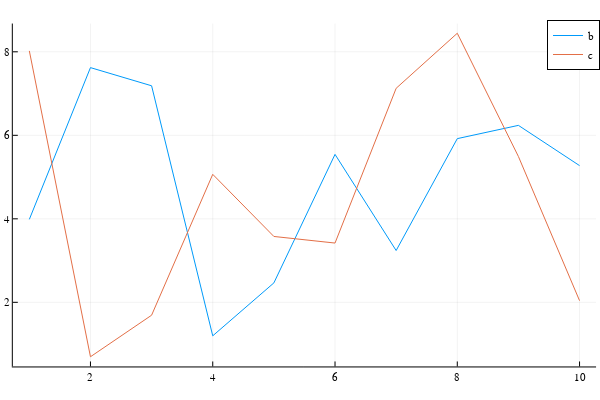

Notebook code cell kept with this figure:
### Code cell
# Pkg.add("StatsPlots")
using StatsPlots # Required for the DataFrame user recipe
# Now let's create the DataFrame
using DataFrames
df = DataFrame(a = 1:10, b = 10 * rand(10), c = 10 * rand(10))
# Plot the DataFrame by declaring the points by the column names
@df df plot(:a, [:b :c]) # x = :a, y = [:b :c]. Notice this is two columns!

### Figure 1 — Plotly figure (JSON) as saved in the notebook; plotly's stock layout.template omitted (floating-point values rounded to 4 significant figures)
{"data": [{"colorbar": {"title": ""}, "legendgroup": "b", "line": {"color": "rgba(0, 154, 250, 1.000)", "dash": "solid", "shape": "linear", "width": 1}, "mode": "lines", "name": "b", "showlegend": true, "type": "scatter", "x": [1, 2, 3, 4, 5, 6, 7, 8, 9, 10], "xaxis": "x", "y": [3.987, 7.621, 7.186, 1.197, 2.465, 5.543, 3.241, 5.92, 6.238, 5.274], "yaxis": "y", "zmax": null, "zmin": null}, {"colorbar": {"title": ""}, "legendgroup": "c", "line": {"color": "rgba(227, 111, 71, 1.000)", "dash": "solid", "shape": "linear", "width": 1}, "mode": "lines", "name": "c", "showlegend": true, "type": "scatter", "x": [1, 2, 3, 4, 5, 6, 7, 8, 9, 10], "xaxis": "x", "y": [8.021, 0.6965, 1.691, 5.065, 3.578, 3.42, 7.126, 8.444, 5.493, 2.04], "yaxis": "y", "zmax": null, "zmin": null}], "layout": {"annotations": [], "height": 400, "legend": {"bgcolor": "rgba(255, 255, 255, 1.000)", "bordercolor": "rgba(0, 0, 0, 1.000)", "borderwidth": 1, "font": {"color": "rgba(0, 0, 0, 1.000)", "family": "sans-serif", "size": 11}, "title": {"font": {"color": "rgba(0, 0, 0, 1.000)", "family": "sans-serif", "size": 15}, "text": ""}, "tracegroupgap": 0, "traceorder": "normal", "x": 1, "xanchor": "auto", "y": 1, "yanchor": "auto"}, "margin": {"b": 20, "l": 0, "r": 0, "t": 20}, "paper_bgcolor": "rgba(255, 255, 255, 1.000)", "plot_bgcolor": "rgba(255, 255, 255, 1.000)", "showlegend": true, "width": 600, "xaxis": {"anchor": "y", "domain": [0.02138, 0.9934], "gridcolor": "rgba(0, 0, 0, 0.100)", "gridwidth": 0.5, "linecolor": "rgba(0, 0, 0, 1.000)", "mirror": false, "range": [0.73, 10.27], "showgrid": true, "showline": true, "showticklabels": true, "tickangle": 0, "tickcolor": "rgb(0, 0, 0)", "tickfont": {"color": "rgba(0, 0, 0, 1.000)", "family": "sans-serif", "size": 11}, "tickmode": "array", "ticks": "inside", "ticktext": ["2", "4", "6", "8", "10"], "tickvals": [2, 4, 6, 8, 10], "title": "", "titlefont": {"color": "rgba(0, 0, 0, 1.000)", "family": "sans-serif", "size": 15}, "type": "-", "visible": true, "zeroline": false, "zerolinecolor": "rgba(0, 0, 0, 1.000)"}, "yaxis": {"anchor": "x", "domain": [0.03762, 0.9902], "gridcolor": "rgba(0, 0, 0, 0.100)", "gridwidth": 0.5, "linecolor": "rgba(0, 0, 0, 1.000)", "mirror": false, "range": [0.4641, 8.677], "showgrid": true, "showline": true, "showticklabels": true, "tickangle": 0, "tickcolor": "rgb(0, 0, 0)", "tickfont": {"color": "rgba(0, 0, 0, 1.000)", "family": "sans-serif", "size": 11}, "tickmode": "array", "ticks": "inside", "ticktext": ["2", "4", "6", "8"], "tickvals": [2, 4, 6, 8], "title": "", "titlefont": {"color": "rgba(0, 0, 0, 1.000)", "family": "sans-serif", "size": 15}, "type": "-", "visible": true, "zeroline": false, "zerolinecolor": "rgba(0, 0, 0, 1.000)"}}}
